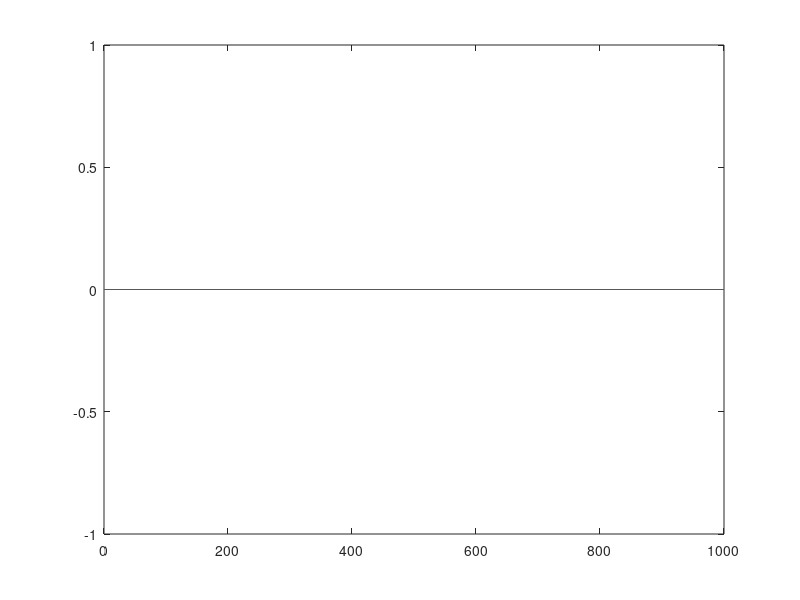

Here is the MATLAB script that generated this plot: (Note: this script raises an error after producing the figure.)
close all
clear all
agent = 0;

p = 0; 
v = 0;
a = 0;

pole = 0;

p = 10; randn(1)*3;
v = 0;

figure(1)
error = pole - p;
perror = error;
interr = 0;
deterr = 0;

kp = 1;250;
kd = 20;3000;
ki = 0.01;0.1;
E = zeros(10000,1);
kk = 1;
figure(1), plot([0,1000],[0 0]), hold on
%figure(2), plot([0,1000],[0 0]), hold on
actionP = 0;
while(1)
%     figure(1), hold off, plot([0 0], [0 10]);
    
    error  = p-pole;
    interr = interr + error;
    deterr = error - perror;
    
    perror = error;
    
    out = kp*error + ki*interr + kd*deterr;
    action = 0;
    c = 'g';
    if out > .1
        a_t = -1;
        action = -1;
        c= 'r';
    elseif out < -.1
        a_t = 1;
        action = 1;
        c = 'b';
    else
        a_t = 0
    end
    
    v = v + a_t * 0.1;
    p = p + v*0.1 + 0.5*a_t*0.01;
    
%     hold on, plot([p,p],[0 10]); drawnow
    E(kk) = error;
    figure(1), hold on, scatter(kk, p,'.', c); drawnow
    actionP = action;
    kk = kk+1;
    out, a_t
end